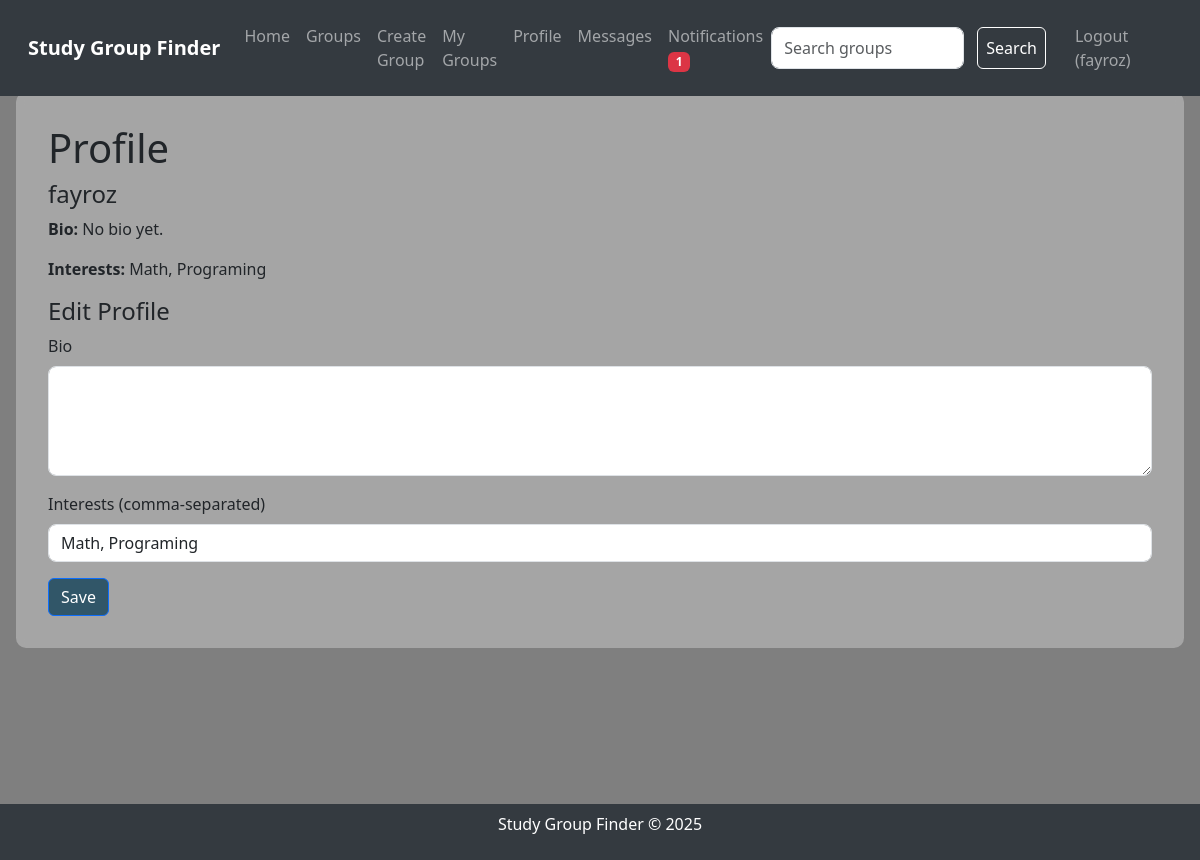
Screenshot of /profile (signed in) with the database file from the repository.
### tables this page shows
CREATE TABLE users
                 (id INTEGER PRIMARY KEY AUTOINCREMENT,
                  username TEXT UNIQUE NOT NULL,
                  password TEXT NOT NULL,
                  bio TEXT,
                  interests TEXT);

### app.py (the view, shortened to what this page needs)
@app.route('/profile', methods=['GET', 'POST'])
def profile():
    if 'user_id' not in session:
        flash('Please log in to view your profile.', 'danger')
        return redirect(url_for('login'))
    conn = sqlite3.connect('study_groups.db')
    c = conn.cursor()
    c.execute("SELECT username, bio, interests FROM users WHERE id = ?", (session['user_id'],))
    user = c.fetchone()
    try:
        c.execute("SELECT COUNT(*) FROM notifications WHERE user_id = ? AND read = FALSE",
                  (session['user_id'],))
        notification_count = c.fetchone()[0]
    except sqlite3.OperationalError:
        init_db()
        notification_count = 0
    conn.close()
    return render_template('profile.html', user=user, notification_count=notification_count)

### app.py (called while the page is built)
@app.after_request
def add_header(response):
    response.headers["Cache-Control"] = "no-cache, no-store, must-revalidate"
    response.headers["Pragma"] = "no-cache"
    response.headers["Expires"] = "0"
    return response

### templates/profile.html (shortened to what this page needs)
{% extends "layout.html" %}
{% block content %}
    <div class="page-content">
        <h1>Profile</h1>
        <h4>{{ user[0] }}</h4>
        <p><strong>Bio:</strong> {{ user[1] or 'No bio yet.' }}</p>
        <p><strong>Interests:</strong> {{ user[2] or 'No interests listed.' }}</p>
        {% if session.username == user[0] %}
            <h4>Edit Profile</h4>
            <form method="post" action="{{ url_for('profile') }}">
                <div class="mb-3">
                    <label for="bio" class="form-label">Bio</label>
                    <textarea class="form-control" id="bio" name="bio" rows="4">{{ user[1] or '' }}</textarea>
                </div>
                <div class="mb-3">
                    <label for="interests" class="form-label">Interests (comma-separated)</label>
                    <input type="text" class="form-control" id="interests" name="interests" value="{{ user[2] or '' }}">
                </div>
                <button type="submit" class="btn btn-primary">Save</button>
            </form>
        {% endif %}
    </div>
{% endblock %}

### templates/layout.html (shortened to what this page needs)
<!DOCTYPE html>
<html lang="en">
<head>
    <link href="https://cdn.jsdelivr.net/npm/bootstrap@5.3.0/dist/css/bootstrap.min.css" rel="stylesheet">
    <link rel="stylesheet" href="{{ url_for('static', filename='styles.css') }}">
</head>
<body>
    <nav class="navbar navbar-expand-lg navbar-dark">
        <div class="container-fluid">
            <a class="navbar-brand" href="{{ url_for('index') }}">Study Group Finder</a>
            <div class="collapse navbar-collapse" id="navbarNav">
                <ul class="navbar-nav me-auto">
                    <li class="nav-item">
                        <a class="nav-link" href="{{ url_for('index') }}">Home</a>
                    </li>
                    <li class="nav-item">
                        <a class="nav-link" href="{{ url_for('groups') }}">Groups</a>
                    </li>
                    {% if session.user_id %}
                        <li class="nav-item">
                            <a class="nav-link" href="{{ url_for('create_group') }}">Create Group</a>
                        </li>
                        <li class="nav-item">
                            <a class="nav-link" href="{{ url_for('my_groups') }}">My Groups</a>
                        </li>
                        <li class="nav-item">
                            <a class="nav-link" href="{{ url_for('profile') }}">Profile</a>
                        </li>
                        <li class="nav-item">
                            <a class="nav-link" href="{{ url_for('messages') }}">Messages</a>
                        </li>
                        <li class="nav-item">
                            <a class="nav-link" href="{{ url_for('notifications') }}">
                                Notifications
                                {% if notification_count > 0 %}
                                    <span class="badge bg-danger">{{ notification_count }}</span>
                                {% endif %}
                            </a>
                        </li>
                    {% endif %}
                </ul>
                <form class="d-flex" action="{{ url_for('search_groups') }}" method="post">
                    <input class="form-control me-2" type="search" placeholder="Search groups" aria-label="Search" name="search_query">
                    <button class="btn btn-outline-light" type="submit">Search</button>
                </form>
                <ul class="navbar-nav ms-3">
                    {% if session.user_id %}
                        <li class="nav-item">
                            <a class="nav-link" href="{{ url_for('logout') }}">Logout ({{ session.username }})</a>
                        </li>
                    {% endif %}
                </ul>
            </div>
        </div>
    </nav>
    <div class="content-wrapper">
        {% block content %}{% endblock %}
    </div>
    <footer class="footer">
        <p>Study Group Finder © 2025</p>
    </footer>
</body>
</html>

### static/styles.css (style rules this page uses)
body { background-image: url('/static/background.jpg'); background-size: cover; background-position: center; background-blend-mode: overlay; background-color: rgba(0, 0, 0, 0.5); min-height: 100vh; margin: 0; padding: 0; }
.navbar-brand { font-weight: bold; }
.navbar { background-color: #343a40; padding: 1rem; position: fixed; top: 0; width: 100%; z-index: 1000; }
.content-wrapper { margin-top: 60px; min-height: calc(100vh - 120px); padding: 2rem 1rem; }
.page-content { backdrop-filter: blur(5px); background-color: rgba(255, 255, 255, 0.3); border-radius: 10px; padding: 2rem; max-width: 1200px; margin: 0 auto; }
.form-control { border-radius: 8px; }
.footer { text-align: center; padding: 0.5rem; background-color: #343a40; color: white; position: fixed; bottom: 0; width: 100%; }
.btn-outline-light { color: #ffffff; border-color: #ffffff; padding: 0.5rem; margin: 0 5px; }
.btn-primary { background-color: #315668; }

### rows the page displays
users: username "fayroz", bio "No bio yet.", interests "Math, Programing"

### other values shown
{{ notification_count }} "1"
